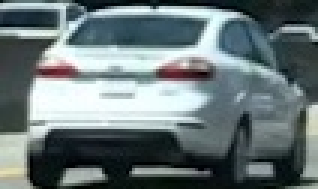
#> input picture images/cutout1.jpg, 106 x 63 px (shown 3 times larger)
$ jupyter execute --allow-errors 6_Object_detection.ipynb   (older library calls are emulated)
#> lines starting #> are read from the running program, lines starting #| are printed output that depends on the picture
# Object Detection

---
## Navie Bayes
```python
from sklearn.naive_bayes import GaussianNB
from sklearn.metrics import accuracy_score
clf = GaussianNB()
clf.fit(features_train, labels_train)
pred = clf.predict(features_test)
accuracy = accuracy_score(pred, labels_test)
```
### [link](http://scikit-learn.org/stable/modules/naive_bayes.html)

---
## Decision Trees
```python
from sklearn import tree
from sklearn.metrics import accuracy_score
clf = tree.DecisionTreeClassifier(min_samples_split=2)
clf.fit(features_train, labels_train)
pred = clf.predict(features_test)
acc_min_samples_split_2 = accuracy_score(pred, labels_test)

clf = tree.DecisionTreeClassifier(min_samples_split=50)
clf.fit(features_train, labels_train)
pred = clf.predict(features_test)
acc_min_samples_split_50 = accuracy_score(pred, labels_test)
```
- min_samples_split: 大於設定值得點會去劃分決策樹，所以越小越容易過擬合

下圖左min_samples_split=2，右min_samples_split=50

### [link](http://scikit-learn.org/stable/modules/tree.html)

---
## Support Vector Machines
```python
from sklearn import svm
from sklearn.metrics import accuracy_score

clf = svm.SVC()
clf.fit(features_train, labels_train)
pred = clf.predict(features_test)
accuracy = accuracy_score(pred, labels_test)
```

- kernel:
    - linear - 線性

- C parameter:
    - high values - 太高會造成過擬合
    - low values - 太低會變成直線
- gamma parameter:
    - high values - 考慮離分割線較接近的值
    - low values - 也考慮離分割線較遠的值


### [link](http://scikit-learn.org/stable/modules/svm.html#svm)

---
## Parameter Tuning in Scikit-learn

### - [GridSearchCV](http://scikit-learn.org/stable/modules/generated/sklearn.model_selection.GridSearchCV.html#sklearn.model_selection.GridSearchCV)

GridsearchCV:合成多種parameter、cross-validating.

ex:  C:[0.1, 1, 10] and gamma:[0.1, 1, 10], gridSearchCV will train and cross-validate every possible combination of (C, gamma): (0.1, 0.1), (0.1, 1), (0.1, 10), (1, .1), (1, 1), etc.

```python
parameters = {'kernel':('linear', 'rbf'), 'C':[1, 10]}
svr = svm.SVC()
clf = grid_search.GridSearchCV(svr, parameters)
clf.fit(iris.data, iris.target)
clf.best_params_
```

|             |              |
|-------------|--------------|
|  ('rbf', 1) |  ('rbf', 10) |
|('linear', 1)|('linear', 10)|

### - [RandomizedSearchCV](http://scikit-learn.org/stable/modules/generated/sklearn.model_selection.RandomizedSearchCV.html#sklearn.model_selection.RandomizedSearchCV)

RandomizedSearchCV 和 GridSearchCV很像，但是RandomizedSearchCV使用隨機的parameter combinations.而且RandomizedSearchCV 比 GridSearchCV還要快.

---
## Template Matching (影像比對)

`cv2.matchTemplate()` [documentation](https://docs.opencv.org/2.4/modules/imgproc/doc/object_detection.html)

`cv2.minMaxLoc()` [documentation](https://docs.opencv.org/2.4/modules/core/doc/operations_on_arrays.html?highlight=minmaxloc#cv2.minMaxLoc)

[tutorial](http://opencv-python-tutroals.readthedocs.io/en/latest/py_tutorials/py_imgproc/py_template_matching/py_template_matching.html) provided by OpenCV

**缺點：當遇到與template較不同(大小、方向、角度)的影像會有不好的效果**

[cell 1]
import numpy as np
import cv2
import matplotlib.pyplot as plt
import matplotlib.image as mpimg

[cell 2]
# [9 lines left out: function draw_boxes, not called in this run]


def find_matches(img, template_list):
    bbox_list = []
    method = cv2.TM_CCOEFF_NORMED   # cv2.TM_SQDIFF, cv2.TM_CCOEFF_NORMED
    # Apply template Matching
    for template in template_list:
        template = cv2.imread(template)
#> template is the input picture: shape (63, 106, 3); mean B, G, R 120.3, 118.5, 105.4
        # template = mpimg.imread(template)
        w, h = template.shape[1::-1]
#> w = 106; h = 63

        res = cv2.matchTemplate(img,template, method)
        min_val, max_val, min_loc, max_loc = cv2.minMaxLoc(res)

        if method in [cv2.TM_SQDIFF, cv2.TM_SQDIFF_NORMED]:
            top_left = min_loc
        else:
            top_left = max_loc
        bottom_right = (top_left[0] + w, top_left[1] + h)
        bbox_list.append((top_left, bottom_right))
    return bbox_list


template_list = ['./images/cutout1.jpg', './images/cutout2.jpg', './images/cutout3.jpg',
                 './images/cutout4.jpg', './images/cutout5.jpg', './images/cutout6.jpg']
image_path = './images/bbox-example-image.jpg'
img = cv2.imread(image_path)

#> (the rest of this cell did not finish here and is left out)

---
## Histogram comparison

利用顏色分佈比對汽車，但是會**遇到同種車款不同顏色的問題**。

然而我們可以轉到其他色域來看，像圖片中**汽車顏色的飽和度較高**，可以用hsv等等方法區別開來。

```python
hist, bins = np.histogram(image[:,:,0], bins=32, range=(0, 256))

output:
(array([399, 448, 300, 238, 191, 279, 419, 424, 252, 174, 214, 297, 263, 196, 121, 111, 100, 113, 105,  91, 110, 132, 129, 133, 161, 170, 146, 158, 219, 261, 275,  49]),
array([  0.,   8.,  16.,  24.,  32.,  40.,  48.,  56.,  64.,  72.,  80., 88.,  96., 104., 112., 120., 128., 136., 144., 152., 160., 168., 176., 184., 192., 200., 208., 216., 224., 232., 240., 248., 256.]))
```

bins: 0~255像數分為32個區塊，ex:0~8, 8~16, 16~24....以此類推

hist: 為每個區塊內pixels的加總，ex:0~8區間的像素總共有399個

[cell 3]
# Read in the image
image = mpimg.imread('./images/cutout1.jpg')

# Take histograms in R, G, and B
rhist = np.histogram(image[:,:,0], bins=32, range=(0, 256))
ghist = np.histogram(image[:,:,1], bins=32, range=(0, 256))
bhist = np.histogram(image[:,:,2], bins=32, range=(0, 256))

# Generating bin centers
bin_edges = rhist[1]
#> bin_edges = 33 values from 0 to 256
bin_centers = (bin_edges[1:]  + bin_edges[0:len(bin_edges)-1])/2
#> bin_centers = 32 values from 4 to 252

# Plot a figure with all three bar charts
fig = plt.figure(figsize=(12,3))
plt.subplot(131)
plt.bar(bin_centers, rhist[0])
plt.xlim(0, 256)
plt.title('R Histogram')
plt.subplot(132)
plt.bar(bin_centers, ghist[0])
plt.xlim(0, 256)
plt.title('G Histogram')
plt.subplot(133)
plt.bar(bin_centers, bhist[0])
plt.xlim(0, 256)
plt.title('B Histogram')
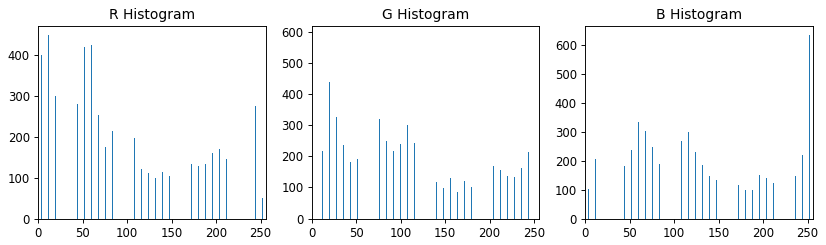
#> figure drawn by matplotlib, 3 panels; panel 1: tallest bar 448 high, from x = 11.6 to 12.4; panel 2: tallest bar 591 high, from x = 251.6 to 252.4; panel 3: tallest bar 634 high, from x = 251.6 to 252.4

---
## 3D Plots

[cell 4]
from mpl_toolkits.mplot3d import Axes3D

# [27 lines left out: function plot3d, not called in this run]

[cell 5]
img = cv2.imread("./images/signs_vehicles_xygrad.png")
# Select a small fraction of pixels to plot by subsampling it
#> (the rest of this cell did not finish here and is left out)

## Spatial Binning of Color

```python
def bin_spatial(img, color_space='RGB', size=(32, 32)):
    # Use cv2.resize().ravel() to create the feature vector
    features = cv2.resize(img, size).ravel()
    # Return the feature vector
    return features

```
ex:
img.shape(412,412,3) --resize--> img.shape(32,32,3) --ravel--> img.shpae(3072,)

---
## HOG (Histogram of Oriented Gradients)

```python
from skimage.feature import hog
pix_per_cell = 8
cell_per_block = 2
orient = 9

hog_features, hog_image = hog(img, orientations=orient,
                          pixels_per_cell=(pix_per_cell, pix_per_cell),
                          cells_per_block=(cell_per_block, cell_per_block),
                          visualise=True, feature_vector=False,
                          block_norm="L2-Hys")
```
- orientations: integer,ex:input9 360度會被分為9個方向

- pixels_per_cell:  parameter specifies the cell size over which each gradient histogram is computed.

- cells_per_block: specifies the local area over which the histogram counts in a given cell will be normalized.

- (optional)transform_sqrt: power law or "gamma" normalization scheme.

- visualise: True, 輸出HOG圖 = hog_image

- feature_vector: True, 由7x7x2x2x9 -> 1764維輸出 = hog_features

---
## 其它工具
1. training set and test set 分類

    *注意：sklearn.cross_validation package (in sklearn version <=0.17) to the sklearn.model_selection package (in sklearn version >=0.18)*

    ```python
    from sklearn.cross_validation import train_test_split
    # Split up data into randomized training and test sets
    rand_state = np.random.randint(0, 100)
    X_train, X_test, y_train, y_test = train_test_split(
        X, y, test_size=0.2, random_state=rand_state)
    ```

2. Normalization (正規化)
    ```python
    from sklearn.preprocessing import StandardScaler
    # Fit a per-column scaler only on the training data
    X_scaler = StandardScaler().fit(X_train)
    # Apply the scaler to both X_train and X_test
    scaled_X_train = X_scaler.transform(X_train)
    scaled_X_test = X_scaler.transform(X_test)
    ```

---
# Project: Sliding Window

### Import

[cell 6]
import os
import glob
import time

import cv2
import numpy as np
import matplotlib.image as mpimg
import matplotlib.pyplot as plt

from sklearn.svm import LinearSVC
from sklearn.preprocessing import StandardScaler
from skimage.feature import hog
from sklearn.model_selection import train_test_split

### Common Functon

[cell 7]
# [39 lines left out: functions get_hog_features, bin_spatial, color_hist, not called in this run]

# Define a function to extract features from a list of images
# Have this function call bin_spatial() and color_hist()
def extract_features(imgs, color_space='RGB', spatial_size=(32, 32),
                        hist_bins=32, orient=9,
                        pix_per_cell=8, cell_per_block=2, hog_channel=0,
                        spatial_feat=True, hist_feat=True, hog_feat=True):
    # Create a list to append feature vectors to
    features = []
    # Iterate through the list of images
    for file in imgs:
        file_features = []
        # Read in each one by one
        image = cv2.imread(file)
        image = cv2.cvtColor(image, cv2.COLOR_BGR2RGB)
        # apply color conversion if other than 'RGB'
        if color_space != 'RGB':
            if color_space == 'HSV':
                feature_image = cv2.cvtColor(image, cv2.COLOR_RGB2HSV)
            elif color_space == 'LUV':
                feature_image = cv2.cvtColor(image, cv2.COLOR_RGB2LUV)
            elif color_space == 'HLS':
                feature_image = cv2.cvtColor(image, cv2.COLOR_RGB2HLS)
            elif color_space == 'YUV':
                feature_image = cv2.cvtColor(image, cv2.COLOR_RGB2YUV)
            elif color_space == 'YCrCb':
                feature_image = cv2.cvtColor(image, cv2.COLOR_RGB2YCrCb)
        else: feature_image = np.copy(image)

        if spatial_feat == True:
            spatial_features = bin_spatial(feature_image, size=spatial_size)
            file_features.append(spatial_features)
        if hist_feat == True:
            # Apply color_hist()
            hist_features = color_hist(feature_image, nbins=hist_bins)
            file_features.append(hist_features)
        if hog_feat == True:
        # Call get_hog_features() with vis=False, feature_vec=True
            if hog_channel == 'ALL':
                hog_features = []
                for channel in range(feature_image.shape[2]):
                    hog_features.append(get_hog_features(feature_image[:,:,channel],
                                        orient, pix_per_cell, cell_per_block,
                                        vis=False, feature_vec=True))
                hog_features = np.ravel(hog_features)
            else:
                hog_features = get_hog_features(feature_image[:,:,hog_channel], orient,
                            pix_per_cell, cell_per_block, vis=False, feature_vec=True)
            # Append the new feature vector to the features list
            file_features.append(hog_features)
        features.append(np.concatenate(file_features))
    # Return list of feature vectors
    return features

# Define a function that takes an image,
# start and stop positions in both x and y,
# window size (x and y dimensions),
# and overlap fraction (for both x and y)
# [51 lines left out: functions slide_window, draw_boxes, not called in this run]

### Function

[cell 8]
# [74 lines left out: functions single_img_features, search_windows, not called in this run]

### pre-processing

[cell 9]
# PATH definition
ROOT_PATH = os.getcwd()
IMAGES_PATH = os.path.join(ROOT_PATH, 'images')
VEHICLES = os.path.join(IMAGES_PATH, 'vehicles')
NON_VEHICLES = os.path.join(IMAGES_PATH, 'non-vehicles_smallset')

# Read in cars and notcars
cars = glob.glob(VEHICLES + '/*/*')
notcars = glob.glob(NON_VEHICLES + '/*/*')

# sample_size = min(len(notcars), len(cars))
# cars = cars[0:sample_size]
# notcars = notcars[0:sample_size]

### TODO: Tweak these parameters and see how the results change.
color_space = 'RGB' # Can be RGB, HSV, LUV, HLS, YUV, YCrCb
orient = 9  # HOG orientations
pix_per_cell = 8 # HOG pixels per cell
cell_per_block = 2 # HOG cells per block
hog_channel = 'ALL' # Can be 0, 1, 2, or "ALL"
spatial_size = (16, 16) # Spatial binning dimensions
hist_bins = 16    # Number of histogram bins
spatial_feat = True # Spatial features on or off
hist_feat = True # Histogram features on or off
hog_feat = True # HOG features on or off
y_start_stop = [450, 720] # Min and max in y to search in slide_window()

car_features = extract_features(cars, color_space=color_space,
                        spatial_size=spatial_size, hist_bins=hist_bins,
                        orient=orient, pix_per_cell=pix_per_cell,
                        cell_per_block=cell_per_block,
                        hog_channel=hog_channel, spatial_feat=spatial_feat,
                        hist_feat=hist_feat, hog_feat=hog_feat)
notcar_features = extract_features(notcars, color_space=color_space,
                        spatial_size=spatial_size, hist_bins=hist_bins,
                        orient=orient, pix_per_cell=pix_per_cell,
                        cell_per_block=cell_per_block,
                        hog_channel=hog_channel, spatial_feat=spatial_feat,
                        hist_feat=hist_feat, hog_feat=hog_feat)

$ run again, with images/calibration_test.jpg copied over images/cutout1.jpg
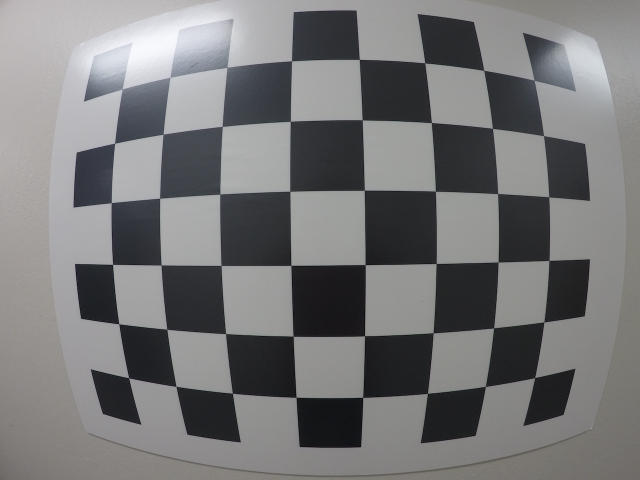
#> input picture images/calibration_test.jpg, 1280 x 960 px (shown at 1/2 size)
#> in find_matches, template is the input picture: shape (960, 1280, 3); mean B, G, R 120, 119.2, 119.1
#> bin_edges = 33 values from 0 to 256
#> bin_centers = 32 values from 4 to 252
#> `[cell 3] # Read in the image image = mpimg.imread('./images/cutout1.jp..`:
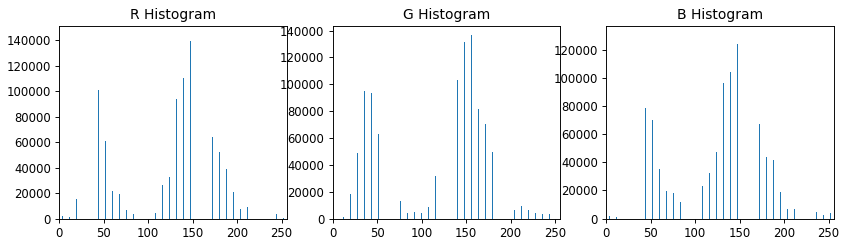
#> figure drawn by matplotlib, 3 panels; panel 1: tallest bar 143998 high, from x = 155.6 to 156.4; panel 2: tallest bar 136628 high, from x = 155.6 to 156.4; panel 3: tallest bar 130794 high, from x = 155.6 to 156.4

$ run again, with images/car-and-hog.jpg copied over images/cutout1.jpg
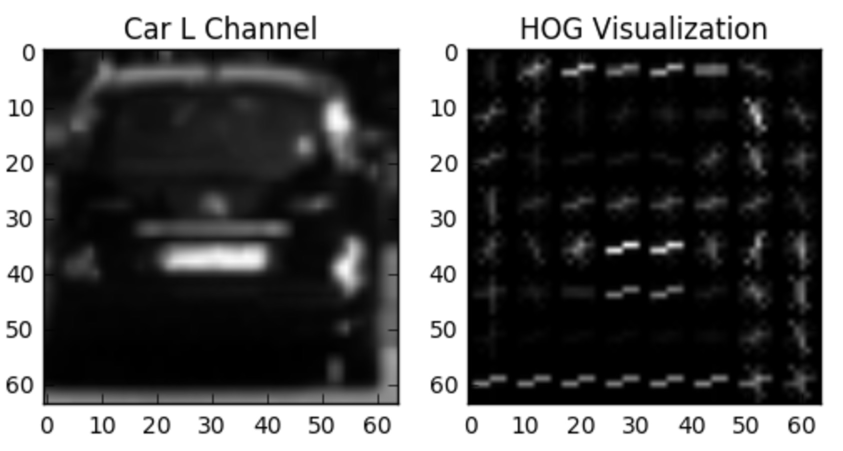
#> input picture images/car-and-hog.jpg, 1686 x 902 px (shown at 1/2 size)
#> in find_matches, template is the input picture: shape (902, 1686, 3); min 0, max 255, mean 95.3
#> bin_edges = 33 values from 0 to 256
#> bin_centers = 32 values from 4 to 252
#> `[cell 3] # Read in the image image = mpimg.imread('./images/cutout1.jp..`:
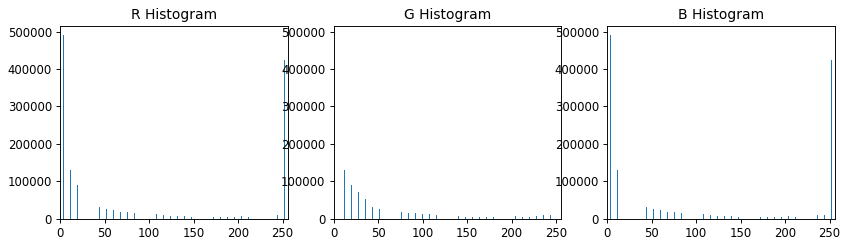
#> figure drawn by matplotlib, 3 panels; panel 1: tallest bar 490826 high, from x = 3.6 to 4.4; panel 2: tallest bar 490826 high, from x = 3.6 to 4.4; panel 3: tallest bar 490826 high, from x = 3.6 to 4.4

$ run again, with images/highway_yellow_line_1.jpg copied over images/cutout1.jpg
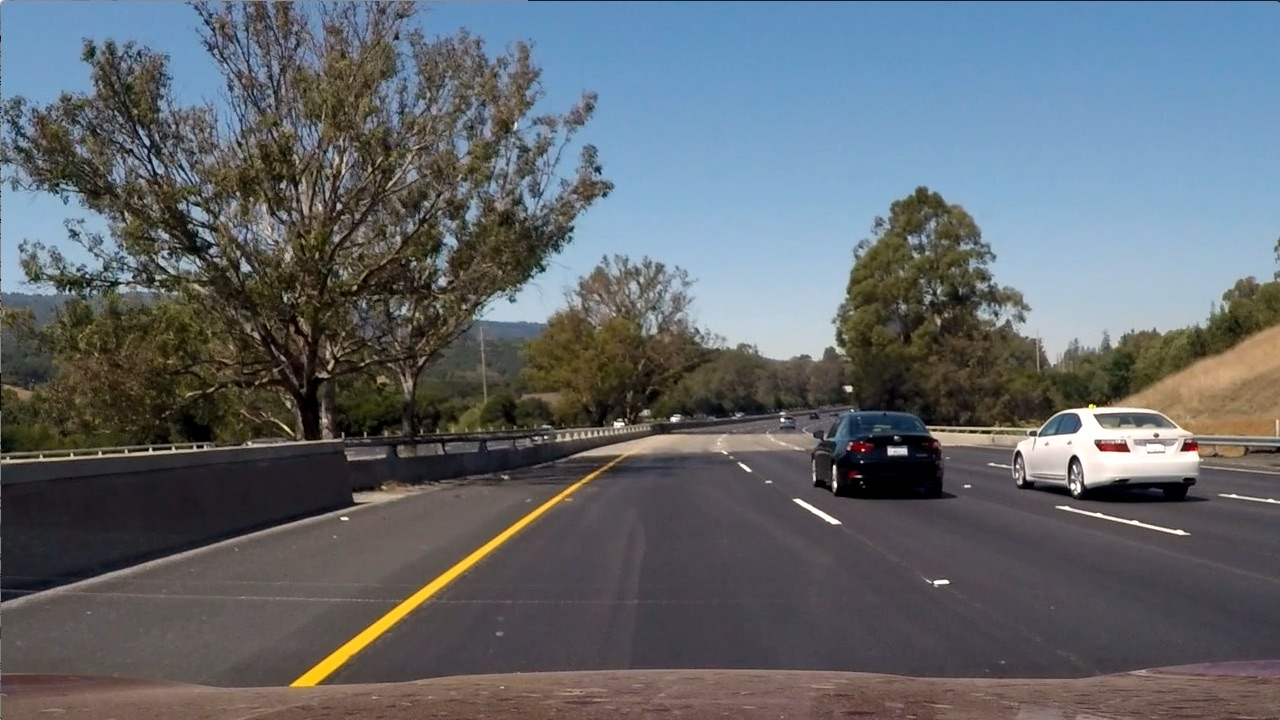
#> input picture images/highway_yellow_line_1.jpg, 1280 x 720 px
#> in find_matches, template is the input picture: shape (720, 1280, 3); mean B, G, R 107.9, 102.6, 97
#> bin_edges = 33 values from 0 to 256
#> bin_centers = 32 values from 4 to 252
#> `[cell 3] # Read in the image image = mpimg.imread('./images/cutout1.jp..`:
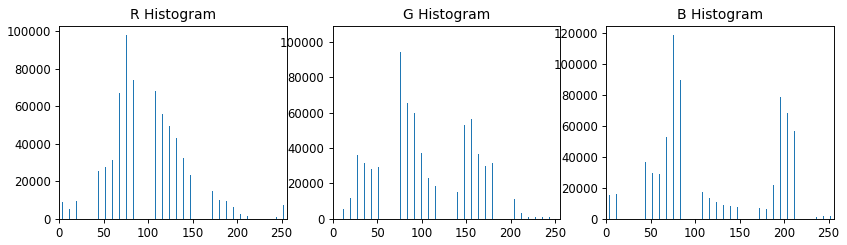
#> figure drawn by matplotlib, 3 panels; panel 1: tallest bar 98020 high, from x = 75.6 to 76.4; panel 2: tallest bar 103880 high, from x = 67.6 to 68.4; panel 3: tallest bar 118671 high, from x = 75.6 to 76.4
